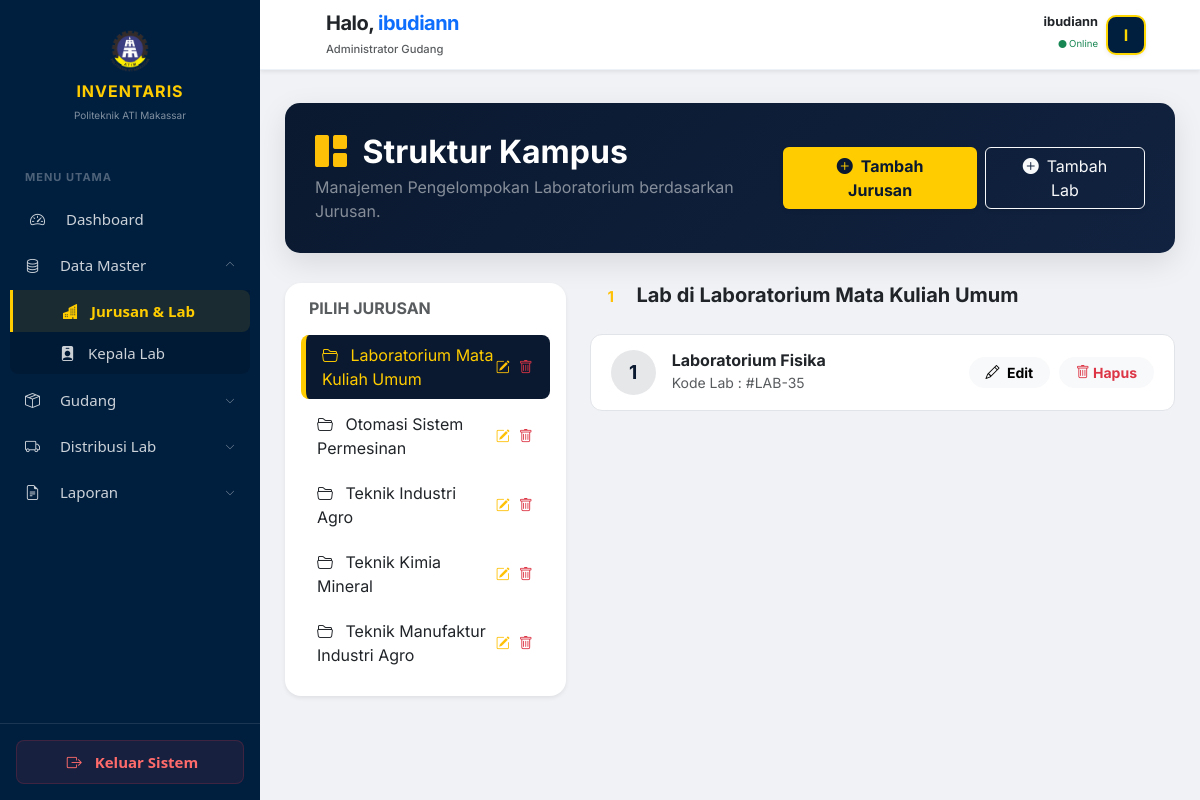
Screenshot of /modules/bahan-praktek/jurusan.php (signed in) with the database file from the repository.
### tables this page shows
CREATE TABLE `jurusan` (
  `id_jurusan` int NOT NULL,
  `nama_jurusan` varchar(100) DEFAULT NULL
);

CREATE TABLE `lab` (
  `id_lab` int NOT NULL,
  `id_jurusan` int DEFAULT NULL,
  `nama_lab` varchar(100) DEFAULT NULL
);

### modules/bahan-praktek/jurusan.php (the view, shortened to what this page needs)
<?php
include "../../config/auth.php";
?>
<!DOCTYPE html>
<html lang="id">
<head>
    <link href="https://cdn.jsdelivr.net/npm/bootstrap@5.3.0/dist/css/bootstrap.min.css" rel="stylesheet">
    <link rel="stylesheet" href="https://cdn.jsdelivr.net/npm/bootstrap-icons@1.11.1/font/bootstrap-icons.css">
    <link href="../../assets/css/style.css" rel="stylesheet">
</head>
<body>
    <?php include "../../includes/sidebar.php"; ?>
        <main class="p-3 p-md-4" style="margin-top: 30px;"></main>
    <div class="main-content" style="margin-left: 260px; padding: 25px;">
        <?php include "../../includes/header.php"; ?>
        <div class="header-section d-flex justify-content-between align-items-center">
            <div>
                <h2 class="fw-bold mb-1"><i class="bi bi-grid-1x2-fill me-2 text-warning"></i> Struktur Kampus</h2>
                <p class="mb-0 text-white-50">Manajemen Pengelompokan Laboratorium berdasarkan Jurusan.</p>
            </div>
            <div class="d-flex gap-2">
                <button class="btn btn-gold px-4 shadow-sm" data-bs-toggle="modal" data-bs-target="#modalJurusan">
                    <i class="bi bi-plus-circle-fill me-2"></i>Tambah Jurusan
                </button>
                <button class="btn btn-outline-light px-4 shadow-sm" data-bs-toggle="modal" data-bs-target="#modalLab">
                    <i class="bi bi-plus-circle-fill me-2"></i>Tambah Lab
                </button>
            </div>
        </div>
        <div class="row">
            <div class="col-md-4">
                <div class="card border-0 shadow-sm p-3 rounded-4">
                    <h6 class="fw-bold text-muted mb-3 px-2">PILIH JURUSAN</h6>
                    <div class="list-group list-group-flush" id="list-tab" role="tablist">
                        <?php
                        $no_j = 0;
                        $qj = mysqli_query($conn, "SELECT * FROM jurusan ORDER BY nama_jurusan ASC");
                        while($rj = mysqli_fetch_assoc($qj)):
                            $active = ($no_j == 0) ? "active" : "";
                        ?>
                        <div class="list-group-item list-group-item-action <?= $active ?> d-flex justify-content-between align-items-center"
                           id="list-j-<?= $rj['id_jurusan'] ?>-list"
                           data-bs-toggle="list"
                           role="tab"
                           href="#list-j-<?= $rj['id_jurusan'] ?>">
                            <span><i class="bi bi-folder2-open me-2"></i> <?= $rj['nama_jurusan'] ?></span>
                            <div class="btn-group">
                                <button class="btn btn-sm text-warning p-0 me-2" data-bs-toggle="modal" data-bs-target="#editJurusan<?= $rj['id_jurusan'] ?>"><i class="bi bi-pencil-square"></i></button>
                                <button class="btn btn-sm text-danger p-0" onclick="hapusData(<?= $rj['id_jurusan'] ?>, 'jurusan')"><i class="bi bi-trash"></i></button>
                            </div>
                        </div>
                        <?php $no_j++; endwhile; ?>
                    </div>
                </div>
            </div>
            <div class="col-md-8">
                <div class="tab-content" id="nav-tabContent">
                    <?php
                    $no_c = 0;
                    mysqli_data_seek($qj, 0);
                    while($rj = mysqli_fetch_assoc($qj)):
                        $active_pane = ($no_c == 0) ? "show active" : "";
                        $id_j = $rj['id_jurusan'];
                        $q_lab = mysqli_query($conn, "SELECT * FROM lab WHERE id_jurusan = '$id_j' ORDER BY nama_lab ASC");
                    ?>
                    <div class="tab-pane fade <?= $active_pane ?>" id="list-j-<?= $rj['id_jurusan'] ?>" role="tabpanel">
                        <div class="d-flex justify-content-between align-items-center mb-3 px-2">
                            <h5 class="fw-bold text-navy-deep">
                                <span class="badge bg-navy-deep text-warning me-2"><?= mysqli_num_rows($q_lab) ?></span>
                                Lab di <?= $rj['nama_jurusan'] ?>
                            </h5>
                        </div>
                        <?php if(mysqli_num_rows($q_lab) > 0): ?>
                            <?php $no_lab = 1; while($rl = mysqli_fetch_assoc($q_lab)): ?>
                            <div class="lab-item d-flex justify-content-between align-items-center">
                                <div class="d-flex align-items-center">
                                    <div class="icon-circle me-3"><?= $no_lab++ ?></div>
                                    <div>
                                        <h6 class="mb-0 fw-bold"><?= $rl['nama_lab'] ?></h6>
                                        <small class="text-muted">Kode Lab : #LAB-<?= $rl['id_lab'] ?></small>
                                    </div>
                                </div>
                                <div>
                                    <button class="btn btn-sm btn-light rounded-pill px-3 me-1 fw-bold" data-bs-toggle="modal" data-bs-target="#editLab<?= $rl['id_lab'] ?>">
                                        <i class="bi bi-pencil me-1"></i> Edit
                                    </button>
                                    <button class="btn btn-sm btn-light rounded-pill px-3 text-danger fw-bold" onclick="hapusData(<?= $rl['id_lab'] ?>, 'lab')">
                                        <i class="bi bi-trash"></i> Hapus
                                    </button>
                                </div>
                            </div>
                            <?php endwhile; ?>
                        <?php endif; ?>
                    </div>
                    <?php $no_c++; endwhile; ?>
                </div>
            </div>
        </div>
    </div>
</body>
</html>

### assets/css/style.css (style rules this page uses)
:root { --primary-blue: #002b5c; --dark-blue: #001226; --accent-yellow: #FFD700; --text-gray: #aab7c4; --hover-bg: rgba(255, 255, 255, 0.08); --sidebar-width: 260px; }
body { font-family: 'Inter', sans-serif; background-color: #f8f9fa; margin: 0; overflow-x: hidden; }

### modules/bahan-praktek/jurusan.php (style rules this page uses)
:root { --navy-deep: #0a192f; --gold-accent: #ffcc00; }
body { background-color: #f0f2f5; }
.list-group-item.active { background-color: var(--navy-deep) !important; border-color: var(--navy-deep) !important; color: var(--gold-accent) !important; border-left: 5px solid var(--gold-accent) !important; }
.list-group-item { border: none; margin-bottom: 5px; border-radius: 8px !important; transition: 0.3s; cursor: pointer; }
.lab-item { background: white; border-radius: 12px; padding: 15px 20px; margin-bottom: 12px; border: 1px solid #e1e4e8; transition: transform 0.2s; }
.icon-circle { width: 45px; height: 45px; background: rgba(10, 25, 47, 0.1); color: var(--navy-deep); border-radius: 50%; display: flex; align-items: center; justify-content: center; font-size: 1.2rem; font-weight: bold; }
.btn-gold { background-color: var(--gold-accent); color: var(--navy-deep); font-weight: 700; border: none; }
.header-section { background: linear-gradient(135deg, var(--navy-deep) 0%, #112240 100%); color: white; padding: 30px; border-radius: 15px; margin-bottom: 30px; box-shadow: 0 10px 30px rgba(0,0,0,0.1); }

### includes/sidebar.php (style rules this page uses)
:root { --sidebar-width: 260px; --navy-dark: #001f3f; --gold-poly: #ffcc00; --hover-bg: rgba(255, 204, 0, 0.15); --font-fixed: 15px !important; }
@media (min-width: 992px) { .main-content { margin-left: var(--sidebar-width) !important; } }

### rows the page displays
jurusan: nama_jurusan "Laboratorium Mata Kuliah Umum", mysqli_num_rows($q_lab) "1"
jurusan: nama_jurusan "Otomasi Sistem Permesinan"
jurusan: nama_jurusan "Teknik Industri Agro"
jurusan: nama_jurusan "Teknik Kimia Mineral"
jurusan: nama_jurusan "Teknik Manufaktur Industri Agro"
lab: nama_lab "Laboratorium Fisika", id_lab "35"

### other values shown
explode(' ', trim($nama_user))[0] "ibudiann"
$label_welcome "Administrator Gudang"
$nama_user "ibudiann"
substr($nama_user, 0, 1) "I"
